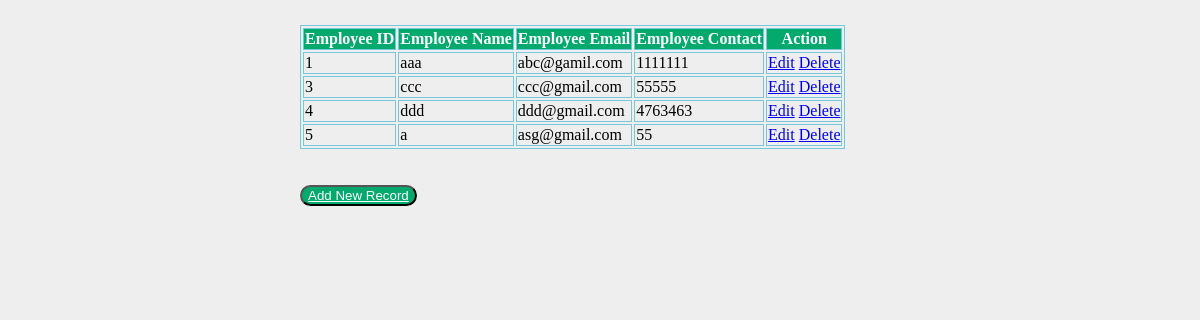
The page /show on the database its author committed.
### employee/models.py (models this page shows, shortened)
class Employee(models.Model):
    eid = models.CharField(max_length=20)
    ename = models.CharField(max_length=100)
    eemail = models.EmailField()
    econtact = models.CharField(max_length=15)
    class Meta:
        db_table = "employee"

### employee/views.py (the view)
# urls.py: path('show',views.show),
def show(request):
    employees = Employee.objects.all()
    return render(request, "show.html", {'employees': employees})

### templates/show.html (shortened to what this page needs)
<!DOCTYPE html>
<html lang="en">
<head>
    {% load static %}
    <link rel="stylesheet" href="{% static 'css/style.css' %}">
</head>
<body>
    <table>
        <thead>
            <tr>
                <th>Employee ID</th>
                <th>Employee Name</th>
                <th>Employee Email</th>
                <th>Employee Contact</th>
                <th>Action</th>
            </tr>
        </thead>
        <tbody>
            {% for employee in employees %}
            <tr>
                <td>{{ employee.eid }}</td>
                <td>{{employee.ename}}</td>
                <td>{{employee.eemail}}</td>
                <td>{{employee.econtact}}</td>
                <td>
                    <a href="/edit/{{ employee.id }}">Edit</a>
                    <a href="/delete/{{employee.id}}">Delete</a>
                </td>
            </tr>
            {% endfor %}
        </tbody>
    </table>
    <br>
    <br>
    <button><a style="color:white;" href="/emp">Add New Record</a></button>
</body>
</html>

### employee/static/css/style.css (style rules this page uses)
body { background: #eee; height: 100%; margin: 25px 0; padding-left: 300px; }
table, th, td { border: 1px solid rgb(118, 200, 221); }
th { background-color: #04AA6D; color: white; }
button { border-radius: 12px; color: aqua; background-color: #04AA6D; cursor: pointer; }

### rows shown on the page
Employee: eid "1", ename "aaa", eemail "abc@gamil.com", econtact "1111111"
Employee: eid "3", ename "ccc", eemail "ccc@gmail.com", econtact "55555"
Employee: eid "4", ename "ddd", eemail "ddd@gmail.com", econtact "4763463"
Employee: eid "5", ename "a", eemail "asg@gmail.com", econtact "55"
